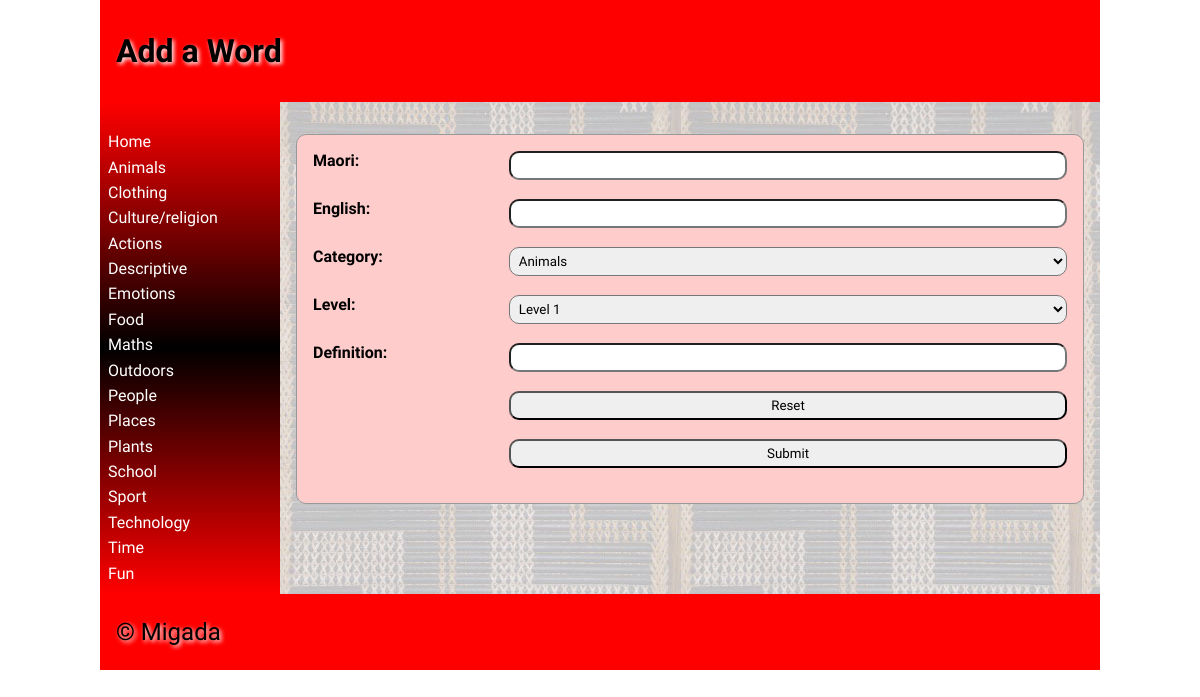
The page /addword on the database as committed earlier.
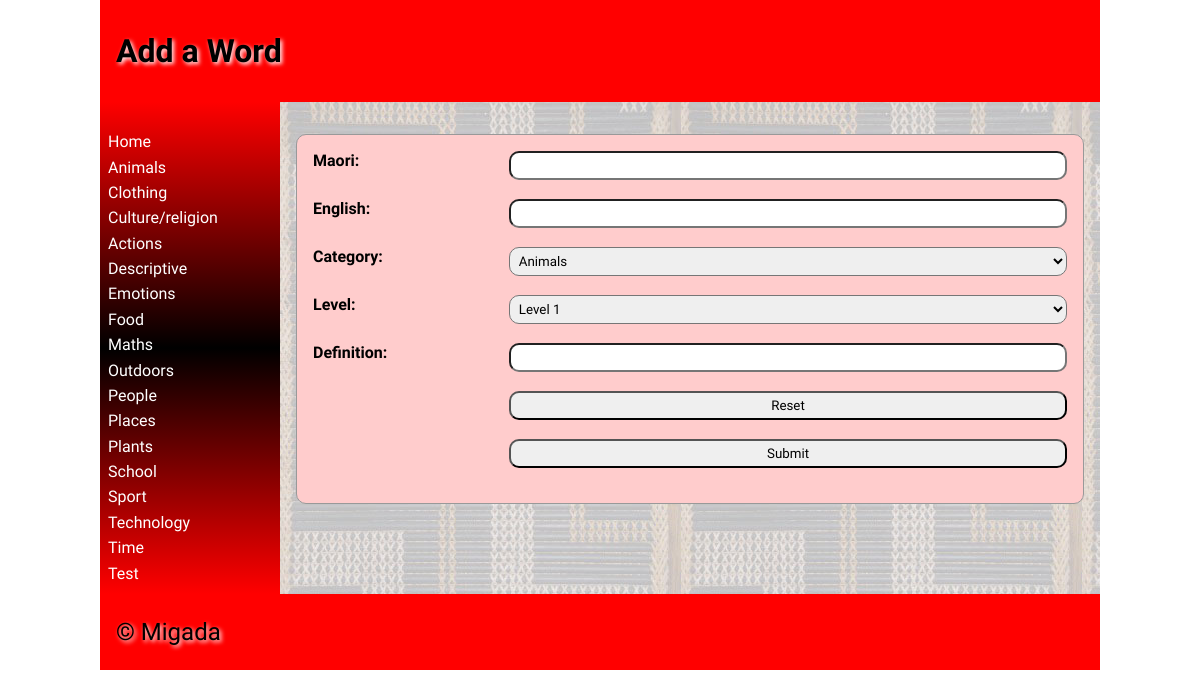
The same page on the database as committed later.
### tables this page shows
CREATE TABLE "category"
(
	categoryid INTEGER
		constraint category_pk
			primary key autoincrement,
	category varchar(30)
);

### app.py (the view, shortened to what this page needs)
@app.route('/addword', methods=['GET', 'POST']) # The addword page
def render_addword():
    return return_page('addword.html', logged_in=is_logged_in()) # Renders the addword page.

### app.py (called while the page is built)
def create_connection(db_file): # This function is used to make a connection with the database.
    try:                        #It is used when ever I do a query.
        connection = sqlite3.connect(db_file)
        return connection
    except Error as e:
        print(e)

def return_page(page, **extras): # This function does the rendering of the webpages. It allows me to pass through all of the cateogory information to all the pages.
    con = create_connection("maori_dictionary.db") # Makes connection and executes query to get category information.
    query = "SELECT categoryid, category  FROM category"
    cur = con.cursor()
    cur.execute(query)
    categorylist = dict(cur.fetchall())
    print(categorylist)
    con.close
    return render_template(page, categories=categorylist, **extras) # Renders all the webpages and sends category information.

def is_logged_in(): # Checks if and user is logged in.
    if session.get("email") is None:
        print("not logged in")
        return False
    else:
        print("logged in")
        return True

### templates/addword.html (shortened to what this page needs)
{% extends 'base.html' %}
{% block heading %}Add a Word{% endblock %}
{% block main %}
     <form class="dataForm" method="post">
        <div class="form-group">
            <div class="form-label"><label for="maori">Maori:</label></div>
            <div class="form-element"><input type="text" name="maori" id="maori" required></div>
        </div>
        <div class="form-group">
            <div class="form-label"><label for="english">English:</label></div>
            <div class="form-element"><input type="text" name="english" id="english" required></div>
        </div>
        <div class="form-group">
            <div class="form-label"><label for="category">Category:</label></div>
            <div class="form-element">
                <select name='category' id='category' style="width: 100%; border-radius: 10px; padding: 0.3rem; margin-bottom: 10px;">
                    {% for  category in categories %}
                        <option value="{{ category }}"> {{ categories[category]|title }}</option>
                    {% endfor %}
                </select>
            </div>
         </div>
        <div class="form-group">
            <div class="form-label"><label for="level">Level:</label></div>
            <div class="form-element">
                <select name='level' id='level' style="width: 100%; border-radius: 10px; padding: 0.3rem; margin-bottom: 10px;">
                    {% for i in range(1, 11) %}
                        <option value="{{ i }}">Level {{ i }}</option>
                    {% endfor %}
                </select>
            </div>
        </div>
        <div class="form-group">
            <div class="form-label"><label for="definition">Definition:</label></div>
            <div class="form-element"><input type="text" name="definition" id="definition" required></div>
        </div>
        <div class="form-group">
            <div></div>
            <div class="form-element"><input type="reset"></div>
        </div>
        <div class="form-group">
            <div></div>
            <div class="form-element"><input type="submit"></div>
        </div>
    </form>
{% endblock %}

### templates/base.html (shortened to what this page needs)
<!doctype html>
<html lang="en">
<head>
	<link href="{{ url_for('static', filename='css/style.css') }}" rel="stylesheet">
</head>
<body>
	<div id="container">
		<header>
			<h1>{% block heading %}{% endblock %}</h1>
		</header>
		<nav>
			<ul>
                <li><a href="\">Home</a></li>
                {% for id, category in categories.items() %}
                    <li><a href="/categorypage?category={{ id }}">{{ category|title }}</a></li>
                {% endfor %}
			</ul>
		</nav>
		<main>
            {% block main%}{% endblock %}
        </main>
		<footer>
			<p>
				&copy; Migada
			</p>
		</footer>
	</div>
</body>
</html>

Rows that differ between the two databases and show on the page:
removed category: category "Fun"
added category: category "Test"
